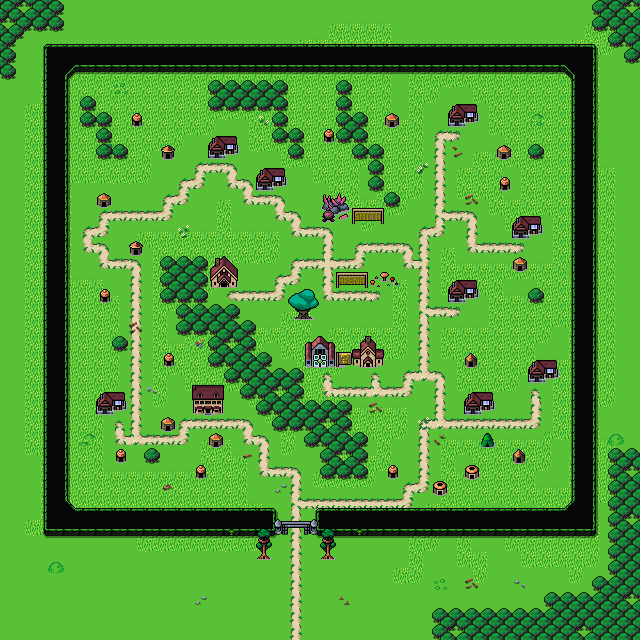

This game map was drawn from its Tiled (.tmx) file and the tilesets committed beside it. A one-line description and the trimmed map source follow:
An orthogonal 40x40 tile map with 16x16 px tiles, 5 tile layers (Background, Ground, Ground2, Walls, ...), 3 tilesets and 24 objects (quest).

<map version="1.10" tiledversion="1.10.1" orientation="orthogonal" renderorder="right-down" width="40" height="40" tilewidth="16" tileheight="16" infinite="0" nextlayerid="7" nextobjectid="82">
 <editorsettings>
  <export target="wastetown..tmx" format="tmx" />
 </editorsettings>
 <tileset firstgid="1" source="../../tileset/main.tsx" />
 <tileset firstgid="10113" source="../../tileset/buildings.tsx" />
 <tileset firstgid="11905" source="../../tileset/buildings-nocollide.tsx" />
 <layer id="1" name="Background" width="40" height="40">
  <data>[1600 cells, 1600 non-empty, 2 distinct tile ids]</data>
 </layer>
 <layer id="2" name="Ground" width="40" height="40">
  <data>[1600 cells, 1122 non-empty, 30 distinct tile ids]</data>
 </layer>
 <layer id="6" name="Ground2" width="40" height="40">
  <data>[1600 cells, 613 non-empty, 82 distinct tile ids]</data>
 </layer>
 <layer id="3" name="Walls" width="40" height="40">
  <properties>
   <property name="spriteLayer" type="bool" value="true" />
  </properties>
  <data>[1600 cells, 2 non-empty, 2 distinct tile ids]</data>
 </layer>
 <layer id="5" name="Overlay" width="40" height="40">
  <data>[1600 cells, 38 non-empty, 23 distinct tile ids]</data>
 </layer>
 <objectgroup id="4" name="Objects">
  <object id="56" template="../../obj/shop.tx" x="208" y="162">
   <properties>
    <property name="commonShopList" value="GreenBoosterPackShop,Enchantment6Green,Creature6Green,Instant6Green,Elf,Wolf,Druid,Squirrel" />
    <property name="mythicShopList" value="Planeswalker4Green,WUBRG,RGU,UWG,UGB,RWG,RGB,GWB,Legend4Green,PhyrexianGreen,Hydra" />
    <property name="rareShopList" value="Artifact4Green,Land4Green,Dimir,Rakdos,Orzhov,Golgari,Vehicle2Green,Wand4Green,Shapeshifters,Insects" />
    <property name="signYOffset" type="float" value="-2" />
    <property name="uncommonShopList" value="Dinosaur4Green,Wolf4Green,Sliver4Green,Multicolor8Green" />
   </properties>
  </object>
  <object id="47" template="../../obj/inn.tx" x="199" y="419" />
  <object id="53" template="../../obj/spellsmith.tx" x="327" y="228" />
  <object id="55" template="../../obj/shop.tx" x="479" y="453">
   <properties>
    <property name="commonShopList" value="Forest" />
    <property name="noRestock" type="bool" value="true" />
    <property name="signYOffset" type="float" value="0" />
   </properties>
  </object>
  <object id="58" template="../../obj/entry_up.tx" x="257" y="644" width="80" height="20">
   <properties>
    <property name="spawn" type="bool" value="true" />
   </properties>
  </object>
  <object id="59" template="../../obj/entry_left.tx" x="321" y="623" width="16" height="80.9948" rotation="0" />
  <object id="60" template="../../obj/entry_right.tx" x="254" y="623" width="16" height="85" />
  <object id="62" template="../../obj/shop.tx" x="361" y="370">
   <properties>
    <property name="commonShopList" value="GreenEquipment" />
    <property name="hasSign" type="bool" value="true" />
    <property name="noRestock" type="bool" value="true" />
    <property name="signYOffset" type="float" value="0" />
   </properties>
  </object>
  </objectgroup>
</map>
<!-- 16 of 24 objects omitted -->
